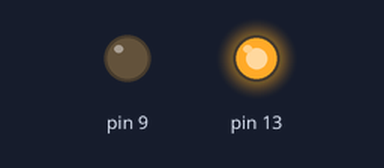
Recording of a sketch running on a simulated Arduino Uno, built with avr-gcc and run on an emulated ATmega328P. Parts: output pins drawn as LEDs (lit = HIGH).

Above: at 4.0 s.
At 10.0 s:
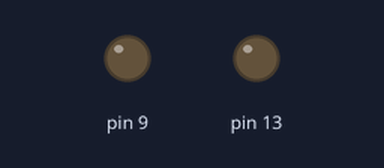
At 14.0 s:
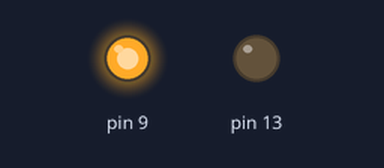
At 18.0 s:
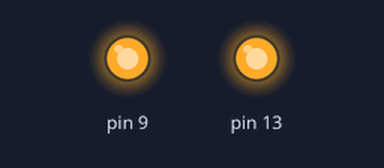
Timing chart, 0 to 20.8 s (numbered marks = the images above):
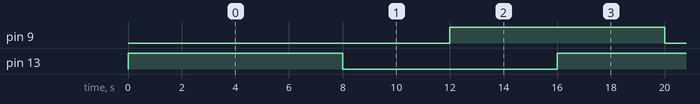

The sketch:

two_relays_with_dc_motor1.ino
```cpp
void setup()
{
  pinMode(13, OUTPUT);
  pinMode(9, OUTPUT);

}

void loop()
{
  digitalWrite(13, HIGH);
  delay(4000); // Wait for 4000 millisecond(s)
  digitalWrite(9, LOW);
  delay(4000); // Wait for 4000 millisecond(s)

  digitalWrite(13, LOW);
  delay(4000); // Wait for 4000 millisecond(s)
  digitalWrite(9, HIGH);
  delay(4000); // Wait for 4000 millisecond(s)

}
```

Measured:
- by itself, pin 9, pin 13: alternates HIGH for 8.0 s and LOW for 8.0 s
- by itself, everything shown: repeats every 16.0 s, in 4 steps
